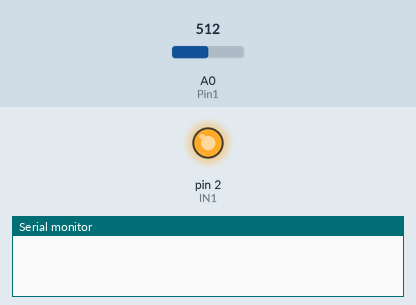
This sketch was run on a simulated Arduino Uno, built with avr-gcc and run on an emulated ATmega328P. On the bench: output pins drawn as LEDs (lit = HIGH), the last lines printed to the serial monitor. The test bench sets the inputs (shaded band); at power-on: A0 (Pin1) = 512.

Above: at 0.1 s.
At 0.6 s:
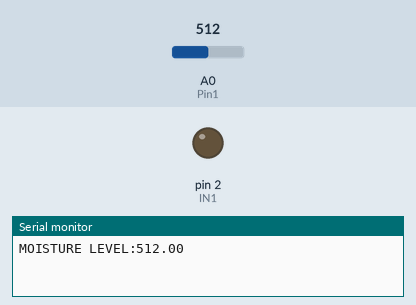
Timing chart, 0 to 2.1 s (numbered marks = the images above):
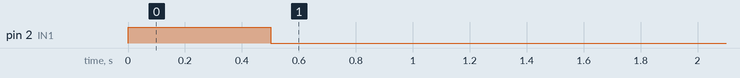

The sketch:

watering_kit.ino
```cpp
// 1 Relay and pump Automatic Watering System

int IN1 = 2;
int Pin1 = A0;
float Value1 = 0;

void setup(){
  Serial.begin(9600);
  pinMode(IN1, OUTPUT);
  pinMode(Pin1, INPUT);
  digitalWrite(IN1, HIGH);
  delay(500);
}

void loop(){
  Serial.print("MOISTURE LEVEL:");
  Value1 = analogRead(Pin1);
  Serial.println(Value1);

  if(Value1<600)
  {
    digitalWrite(IN1, LOW);
  }

  else
  {
    digitalWrite(IN1, HIGH);
  }
 Serial.println();
 delay(1000);
}
```

Measured:
- by itself, pin 2 (IN1): HIGH → LOW at 0.50 s
